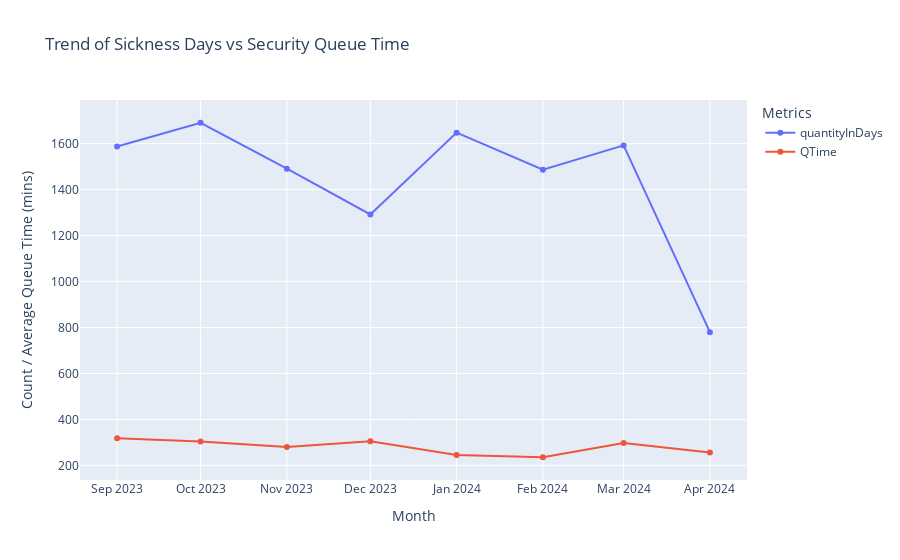

The cell this chart's notebook holds for it:
### Code cell
# Prepare data for merging sickness and security trends by month
sickness_trend["Month"] = pd.to_datetime(sickness_trend["Month"])
security_trend["Month"] = pd.to_datetime(security_trend["Month"])

# Merge sickness and security trends for visualization
merged_trend = pd.merge(sickness_trend, security_trend, on="Month", how="inner")

# Create an interactive line plot for sickness days vs security queue time
fig1 = px.line(
    merged_trend,
    x="Month",
    y=["quantityInDays", "QTime"],
    markers=True,
    title="Trend of Sickness Days vs Security Queue Time",
    labels={
        "Month": "Month",
        "value": "Count / Minutes",
        "variable": "Metric"
    }
)

# Customize layout for better appearance
fig1.update_layout(
    xaxis_title="Month",
    yaxis_title="Count / Average Queue Time (mins)",
    legend_title="Metrics",
    xaxis_tickformat="%b %Y",
    hovermode="x unified"
)

# Show the interactive plot
fig1.show()

### Figure 1 — Plotly figure (JSON) as saved in the notebook; plotly's stock layout.template omitted (floating-point values rounded to 4 significant figures)
{"data": [{"hovertemplate": "Metric=quantityInDays<br>Month=%{x}<br>Count / Minutes=%{y}<extra></extra>", "legendgroup": "quantityInDays", "line": {"color": "#636efa", "dash": "solid"}, "marker": {"symbol": "circle"}, "mode": "lines+markers", "name": "quantityInDays", "orientation": "v", "showlegend": true, "type": "scatter", "x": ["2023-09-01T00:00:00", "2023-10-01T00:00:00", "2023-11-01T00:00:00", "2023-12-01T00:00:00", "2024-01-01T00:00:00", "2024-02-01T00:00:00", "2024-03-01T00:00:00", "2024-04-01T00:00:00"], "xaxis": "x", "y": [1588, 1691, 1491, 1292, 1648, 1487, 1592.0, 780], "yaxis": "y"}, {"hovertemplate": "Metric=QTime<br>Month=%{x}<br>Count / Minutes=%{y}<extra></extra>", "legendgroup": "QTime", "line": {"color": "#EF553B", "dash": "solid"}, "marker": {"symbol": "circle"}, "mode": "lines+markers", "name": "QTime", "orientation": "v", "showlegend": true, "type": "scatter", "x": ["2023-09-01T00:00:00", "2023-10-01T00:00:00", "2023-11-01T00:00:00", "2023-12-01T00:00:00", "2024-01-01T00:00:00", "2024-02-01T00:00:00", "2024-03-01T00:00:00", "2024-04-01T00:00:00"], "xaxis": "x", "y": [318.9, 303.7, 280.1, 304.8, 245.0, 235.7, 297.6, 256.6], "yaxis": "y"}], "layout": {"autosize": true, "hovermode": "x unified", "legend": {"title": {"text": "Metrics"}, "tracegroupgap": 0}, "title": {"text": "Trend of Sickness Days vs Security Queue Time"}, "xaxis": {"anchor": "y", "autorange": true, "domain": [0, 1], "range": ["2023-08-19 00:33:56.476", "2024-04-13 23:26:03.524"], "tickformat": "%b %Y", "title": {"text": "Month"}, "type": "date"}, "yaxis": {"anchor": "x", "autorange": true, "domain": [0, 1], "range": [115.6, 1811.0], "title": {"text": "Count / Average Queue Time (mins)"}, "type": "linear"}}}
